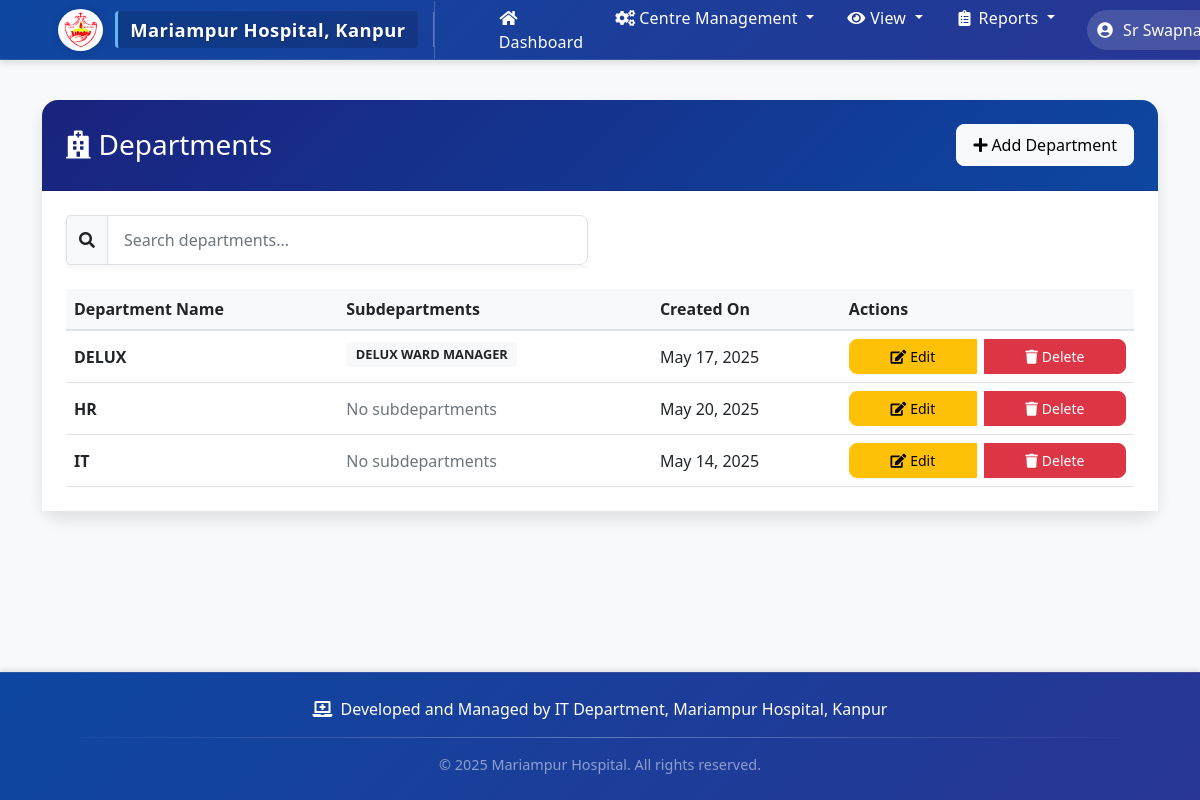
The app's page /departments/ (signed in) with its own data.
### staff_monitor/models.py (models this page shows, shortened)
class Department(models.Model):
    name = models.CharField(max_length=100, unique=True)
    created_at = models.DateTimeField(auto_now_add=True)
    class Meta:
        ordering = ['name']

class SubDepartment(models.Model):
    name = models.CharField(max_length=100)
    department = models.ForeignKey(Department, related_name='subdepartments', on_delete=models.CASCADE)
    created_at = models.DateTimeField(auto_now_add=True)
    class Meta:
        ordering = ['name']
        unique_together = ['name', 'department']  # Prevent duplicate subdepartment names within a department

### staff_monitor/views.py (the view)
# urls.py: path('departments/', views.department_list, name='department_list'),
@login_required
@user_passes_test(lambda u: can_perform_action(u, 'can_manage_departments') or u.is_staff)
def department_list(request):
    departments = Department.objects.all().order_by('name')
    return render(request, 'staff_monitor/department_list.html', {
        'departments': departments
    })

### staff_monitor/views.py (called while the page is built, shortened)
def can_perform_action(user, privilege_name):
    if user.is_staff:
        return True

### staff_monitor/templates/staff_monitor/department_list.html (shortened to what this page needs)
{% extends 'staff_monitor/base.html' %}
{% block content %}
<div class="card">
    <div class="card-header bg-primary text-white d-flex justify-content-between align-items-center">
        <h3 class="mb-0">
            <i class="fas fa-hospital me-2"></i>Departments
        </h3>
        <a href="{% url 'add_department' %}" class="btn btn-light">
            <i class="fas fa-plus me-1"></i>Add Department
        </a>
    </div>
    <div class="card-body">
        <div class="row mb-4">
            <div class="col-md-6">
                <div class="input-group">
                    <span class="input-group-text bg-light">
                        <i class="fas fa-search"></i>
                    </span>
                    <input type="text" id="departmentSearch" class="form-control" placeholder="Search departments...">
                </div>
            </div>
        </div>
        <div class="table-responsive">
            <table class="table table-hover">
                <thead class="table-light">
                    <tr>
                        <th>Department Name</th>
                        <th>Subdepartments</th>
                        <th>Created On</th>
                        <th>Actions</th>
                    </tr>
                </thead>
                <tbody>
                    {% for department in departments %}
                    <tr>
                        <td class="fw-bold">{{ department.name }}</td>
                        <td>
                            {% if department.subdepartments.exists %}
                            <div class="subdepartments-list">
                                {% for subdept in department.subdepartments.all %}
                                <span class="badge bg-light text-dark me-1 mb-1">{{ subdept.name }}</span>
                                {% endfor %}
                            </div>
                            {% else %}
                            <span class="text-muted">No subdepartments</span>
                            {% endif %}
                        </td>
                        <td>{{ department.created_at|date:"M d, Y" }}</td>
                        <td>
                            <div class="btn-group">
                                <a href="{% url 'edit_department' department.id %}" class="btn btn-warning btn-sm">
                                    <i class="fas fa-edit me-1"></i>Edit
                                </a>
                                <button class="btn btn-danger btn-sm delete-department"
                                        data-department-id="{{ department.id }}"
                                        data-department-name="{{ department.name }}">
                                    <i class="fas fa-trash me-1"></i>Delete
                                </button>
                            </div>
                        </td>
                    </tr>
                    {% empty %}
                    <tr>
                        <td colspan="4" class="text-center py-4">
                            <i class="fas fa-hospital text-muted me-2"></i>No departments found
                        </td>
                    </tr>
                    {% endfor %}
                </tbody>
            </table>
        </div>
    </div>
</div>
{% endblock %}

### staff_monitor/templates/staff_monitor/base.html (shortened to what this page needs)
{% load static %}
<!DOCTYPE html>
<html lang="en">
<head>
    <link href="https://cdn.jsdelivr.net/npm/bootstrap@5.1.3/dist/css/bootstrap.min.css" rel="stylesheet">
    <link href="https://cdnjs.cloudflare.com/ajax/libs/font-awesome/5.15.4/css/all.min.css" rel="stylesheet">
    <link href="https://cdn.jsdelivr.net/npm/sweetalert2@11.7.32/dist/sweetalert2.min.css" rel="stylesheet">
</head>
<body>
    <nav class="navbar navbar-expand-lg navbar-dark">
        <div class="container">
            <a class="navbar-brand" href="{% url 'dashboard' %}">
                <img src="{% static 'images/hospital-logo.png' %}" alt="Hospital Logo">
                <span class="hospital-name">Mariampur Hospital, Kanpur</span>
            </a>
            {% if request.path != '/login/' %}
            {% if user.is_authenticated %}
            <div class="collapse navbar-collapse" id="navbarNav">
                <ul class="navbar-nav me-auto">
                    <li class="nav-item">
                        <a class="nav-link nav-btn" href="{% url 'dashboard' %}">
                            <i class="fas fa-home me-1"></i>Dashboard
                        </a>
                    </li>
                {% if user.is_staff %}
                    <li class="nav-item dropdown">
                        <a class="nav-link dropdown-toggle nav-btn" href="#" id="centerManagementDropdown" role="button" data-bs-toggle="dropdown" aria-expanded="false">
                            <i class="fas fa-cogs me-1"></i>Centre Management
                        </a>
                    </li>
                    <li class="nav-item dropdown">
                        <a class="nav-link dropdown-toggle nav-btn" href="#" id="viewDropdown" role="button" data-bs-toggle="dropdown" aria-expanded="false">
                            <i class="fas fa-eye me-1"></i>View
                        </a>
                    </li>
                    <li class="nav-item dropdown">
                        <a class="nav-link dropdown-toggle nav-btn" href="#" id="reportsDropdown" role="button" data-bs-toggle="dropdown" aria-expanded="false">
                            <i class="fas fa-clipboard-list me-1"></i>Reports
                        </a>
                    </li>
                {% endif %}
                </ul>
                <ul class="navbar-nav ms-auto">
                    <li class="nav-item dropdown">
                        <a class="nav-link dropdown-toggle user-dropdown-btn" href="#" id="userDropdown" role="button" data-bs-toggle="dropdown" aria-expanded="false">
                            <i class="fas fa-user-circle me-1"></i>
                            {{ user.get_full_name|default:user.username }}
                        </a>
                    </li>
                </ul>
            </div>
            {% endif %}
            {% endif %}
        </div>
    </nav>
    <div class="content-wrapper">
    <div class="container mt-4">
        {% block content %}
        {% endblock %}
    </div>
    </div>
    <footer class="footer">
        <div class="container">
            <div class="footer-content">
                <i class="fas fa-laptop-medical"></i>
                <span>Developed and Managed by IT Department, Mariampur Hospital, Kanpur</span>
            </div>
            <div class="footer-divider"></div>
            <div class="text-center text-white-50" style="font-size: 0.9rem;">
                <span>&copy; {% now "Y" %} Mariampur Hospital. All rights reserved.</span>
            </div>
        </div>
    </footer>
</body>
</html>

### staff_monitor/templates/staff_monitor/base.html (style rules this page uses)
:root { --primary-color: #0d6efd; --secondary-color: #6c757d; --success-color: #198754; --info-color: #0dcaf0; --warning-color: #ffc107; --danger-color: #dc3545; --light-color: #f8f9fa; --dark-color: #212529; --navbar-height: 60px; --footer-height: 100px; }
body { display: flex; flex-direction: column; min-height: 100vh; background-color: #f8f9fa; font-family: 'Segoe UI', Tahoma, Geneva, Verdana, sans-serif; }
.content-wrapper { flex: 1 0 auto; padding-top: 1rem; padding-bottom: 2rem; }
.navbar { height: var(--navbar-height); box-shadow: 0 4px 6px rgba(0,0,0,0.1); background: linear-gradient(135deg, #0d47a1 0%, #283593 100%) !important; padding: 0.5rem 1rem; border-bottom: 1px solid rgba(255, 255, 255, 0.1); }
.navbar-brand { font-weight: 700; font-size: 1.35rem; display: flex; align-items: center; gap: 0.75rem; margin-right: 2rem; padding: 0.5rem 1rem; border-right: 1px solid rgba(255, 255, 255, 0.2); position: relative; }
.navbar-brand:after { content: ''; position: absolute; right: 0; top: 20%; height: 60%; width: 1px; background: rgba(255, 255, 255, 0.3); }
.navbar-brand img { height: 42px; width: auto; border-radius: 50%; background-color: white; padding: 3px; box-shadow: 0 0 10px rgba(0, 0, 0, 0.15); }
.navbar-brand .hospital-name { color: #fff; font-size: 1.15rem; text-shadow: 1px 1px 2px rgba(0, 0, 0, 0.2); letter-spacing: 0.5px; background-color: rgba(0, 0, 0, 0.15); padding: 0.3rem 0.75rem; border-radius: 4px; font-weight: 600; border-left: 3px solid #64b5f6; }
.nav-link { position: relative; padding: 0.75rem 1rem; transition: all 0.3s ease; color: #fff !important; font-weight: 500; margin: 0 0.25rem; }
.nav-link i { margin-right: 0.5rem; width: 20px; text-align: center; }
.footer { flex-shrink: 0; background: linear-gradient(135deg, #0d47a1 0%, #283593 100%); color: #ffffff; padding: 1.5rem 0; margin-top: 2rem; box-shadow: 0 -2px 4px rgba(0,0,0,0.1); border-top: 1px solid rgba(255, 255, 255, 0.1); }
.footer-content { display: flex; align-items: center; justify-content: center; gap: 0.5rem; margin-bottom: 1rem; }
.footer-divider { width: 100%; height: 1px; background: linear-gradient(to right, transparent, rgba(255,255,255,0.3), transparent); margin: 1rem 0; }
.card { border: none; border-radius: 1rem; box-shadow: 0 0.5rem 1rem rgba(0,0,0,0.1); background-color: #fff; margin-bottom: 1.5rem; }
.card-header { background: linear-gradient(135deg, #0d47a1 0%, #283593 100%); color: white; border-top-left-radius: 1rem !important; border-top-right-radius: 1rem !important; padding: 1rem 1.5rem; font-weight: 600; }
.card-body { background-color: #fff; padding: 1.5rem; }
.btn { border-radius: 0.5rem; padding: 0.5rem 1rem; font-weight: 500; transition: all 0.3s ease; }
.table { margin-bottom: 0; background-color: #fff; }
.table thead th { background-color: #f8f9fa; border-bottom: 2px solid #dee2e6; font-weight: 600; color: #212529; }
.table tbody td { vertical-align: middle; color: #212529; }
.form-control { border-radius: 0.5rem; border: 2px solid #e9ecef; padding: 0.75rem 1rem; transition: all 0.3s ease; }
.navbar-nav.me-auto { margin-left: 1rem; position: relative; }
.nav-btn { padding: 0.6rem 1rem; margin: 0 0.5rem; border-radius: 5px; font-weight: 500; transition: all 0.2s ease; color: rgba(255, 255, 255, 0.85); position: relative; letter-spacing: 0.2px; }
.user-dropdown-btn { background-color: rgba(255, 255, 255, 0.15); border-radius: 30px; padding: 0.5rem 1.25rem; margin-left: 1rem; font-weight: 500; transition: all 0.2s ease; color: #ffffff; }

### records on screen
Department: name "DELUX", created_at "May 17, 2025"
SubDepartment: name "DELUX WARD MANAGER"
Department: name "HR", shows "No subdepartments", created_at "May 20, 2025"
Department: name "IT", shows "No subdepartments", created_at "May 14, 2025"

### other values on screen
{{ user.get_full_name|default:user.username }} "Sr…"
